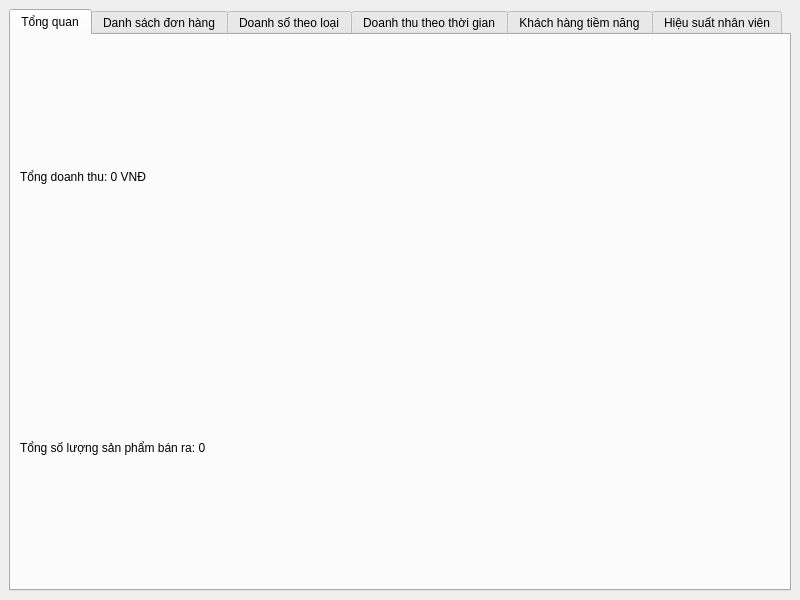
<?xml version="1.0" encoding="UTF-8"?>
<ui version="4.0">
  <class>MainWindow</class>
  <widget class="QMainWindow" name="MainWindow">
    <property name="geometry">
      <rect>
        <x>0</x>
        <y>0</y>
        <width>800</width>
        <height>600</height>
      </rect>
    </property>
    <property name="windowTitle">
      <string>Report Dashboard</string>
    </property>
    <widget class="QWidget" name="centralwidget">
      <layout class="QVBoxLayout" name="verticalLayout">
        <item>
          <widget class="QTabWidget" name="reportTabs">
            <widget class="QWidget" name="overviewTab">
              <attribute name="title">
                <string>Tổng quan</string>
              </attribute>
              <layout class="QVBoxLayout" name="verticalLayoutOverview">
                <item>
                  <widget class="QLabel" name="totalRevenueLabel">
                    <property name="text">
                      <string>Tổng doanh thu: 0 VNĐ</string>
                    </property>
                  </widget>
                </item>
                <item>
                  <widget class="QLabel" name="totalProductsSoldLabel">
                    <property name="text">
                      <string>Tổng số lượng sản phẩm bán ra: 0</string>
                    </property>
                  </widget>
                </item>
              </layout>
            </widget>
            <widget class="QWidget" name="orderListTab">
              <attribute name="title">
                <string>Danh sách đơn hàng</string>
              </attribute>
              <layout class="QVBoxLayout" name="verticalLayoutOrderList">
                <item>
                  <widget class="QTableWidget" name="orderTable">
                    <column>
                      <property name="text">
                        <string>Mã đơn</string>
                      </property>
                    </column>
                    <column>
                      <property name="text">
                        <string>Ngày bán</string>
                      </property>
                    </column>
                    <column>
                      <property name="text">
                        <string>Khách hàng</string>
                      </property>
                    </column>
                    <column>
                      <property name="text">
                        <string>Sản phẩm</string>
                      </property>
                    </column>
                    <column>
                      <property name="text">
                        <string>Số lượng</string>
                      </property>
                    </column>
                    <column>
                      <property name="text">
                        <string>Giá trị đơn hàng</string>
                      </property>
                    </column>
                  </widget>
                </item>
              </layout>
            </widget>
            <widget class="QWidget" name="productSalesTab">
              <attribute name="title">
                <string>Doanh số theo loại</string>
              </attribute>
              <layout class="QVBoxLayout" name="verticalLayoutProductSales">
                <item>
                  <widget class="QTableWidget" name="productSalesTable">
                    <column>
                      <property name="text">
                        <string>Loại mặt hàng</string>
                      </property>
                    </column>
                    <column>
                      <property name="text">
                        <string>Tên</string>
                      </property>
                    </column>
                    <column>
                      <property name="text">
                        <string>Số lượng bán</string>
                      </property>
                    </column>
                    <column>
                      <property name="text">
                        <string>Doanh thu</string>
                      </property>
                    </column>
                  </widget>
                </item>
              </layout>
            </widget>
            <widget class="QWidget" name="timeRevenueTab">
              <attribute name="title">
                <string>Doanh thu theo thời gian</string>
              </attribute>
              <layout class="QVBoxLayout" name="verticalLayoutTimeRevenue">
                <item>
                  <layout class="QHBoxLayout" name="horizontalLayoutTimeFilters">
                    <item>
                      <widget class="QComboBox" name="timePeriodCombo">
                        <item>
                          <property name="text">
                            <string>Ngày</string>
                          </property>
                        </item>
                        <item>
                          <property name="text">
                            <string>Tháng</string>
                          </property>
                        </item>
                        <item>
                          <property name="text">
                            <string>Quý</string>
                          </property>
                        </item>
                        <item>
                          <property name="text">
                            <string>Năm</string>
                          </property>
                        </item>
                      </widget>
                    </item>
                    <item>
                      <widget class="QLabel" name="labelStartDate">
                        <property name="text">
                          <string>Ngày bắt đầu:</string>
                        </property>
                      </widget>
                    </item>
                    <item>
                      <widget class="QDateEdit" name="startDateEdit"/>
                    </item>
                    <item>
                      <widget class="QLabel" name="labelEndDate">
                        <property name="text">
                          <string>Ngày kết thúc:</string>
                        </property>
                      </widget>
                    </item>
                    <item>
                      <widget class="QDateEdit" name="endDateEdit"/>
                    </item>
                    <item>
                      <widget class="QPushButton" name="generateTimeReportButton">
                        <property name="text">
                          <string>Tạo báo cáo</string>
                        </property>
                      </widget>
                    </item>
                  </layout>
                </item>
                <item>
                  <widget class="QTableWidget" name="timeRevenueTable">
                    <column>
                      <property name="text">
                        <string>Thời gian</string>
                      </property>
                    </column>
                    <column>
                      <property name="text">
                        <string>Doanh thu</string>
                      </property>
                    </column>
                  </widget>
                </item>
              </layout>
            </widget>
            <widget class="QWidget" name="potentialCustomersTab">
              <attribute name="title">
                <string>Khách hàng tiềm năng</string>
              </attribute>
              <layout class="QVBoxLayout" name="verticalLayoutPotentialCustomers">
                <item>
                  <widget class="QTableWidget" name="potentialCustomersTable">
                    <column>
                      <property name="text">
                        <string>Mã khách</string>
                      </property>
                    </column>
                    <column>
                      <property name="text">
                        <string>Tên</string>
                      </property>
                    </column>
                    <column>
                      <property name="text">
                        <string>Số lần mua</string>
                      </property>
                    </column>
                    <column>
                      <property name="text">
                        <string>Tổng giá trị đơn hàng</string>
                      </property>
                    </column>
                  </widget>
                </item>
              </layout>
            </widget>
            <widget class="QWidget" name="employeePerformanceTab">
              <attribute name="title">
                <string>Hiệu suất nhân viên</string>
              </attribute>
              <layout class="QVBoxLayout" name="verticalLayoutEmployeePerformance">
                <item>
                  <widget class="QTableWidget" name="employeePerformanceTable">
                    <column>
                      <property name="text">
                        <string>Mã nhân viên</string>
                      </property>
                    </column>
                    <column>
                      <property name="text">
                        <string>Tên</string>
                      </property>
                    </column>
                    <column>
                      <property name="text">
                        <string>Số đơn hàng</string>
                      </property>
                    </column>
                    <column>
                      <property name="text">
                        <string>Tổng doanh thu</string>
                      </property>
                    </column>
                  </widget>
                </item>
              </layout>
            </widget>
          </widget>
        </item>
      </layout>
    </widget>
  </widget>
  <resources/>
  <connections/>
</ui>
